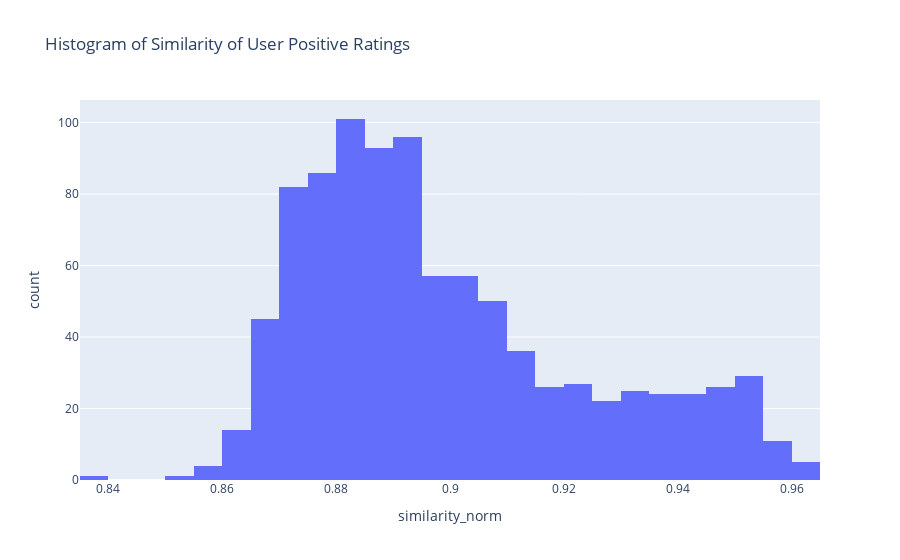

This figure's notebook cell:
### Code cell
users["similarity_norm"] = users["similarity"].apply(lambda x: (x + 1) / 2)
px.histogram(users, x="similarity_norm", title="Histogram of Similarity of User Positive Ratings")

### Figure 1 — Plotly figure (JSON) as saved in the notebook; plotly's stock layout.template omitted (floating-point values rounded to 4 significant figures; data arrays with more than 128 entries replaced by an {"elided": "..."} marker saying what was removed)
{"data": [{"alignmentgroup": "True", "bingroup": "x", "hovertemplate": "similarity_norm=%{x}<br>count=%{y}<extra></extra>", "legendgroup": "", "marker": {"color": "#636efa"}, "name": "", "offsetgroup": "", "orientation": "v", "showlegend": false, "type": "histogram", "x": {"elided": "942 float values"}, "xaxis": "x", "yaxis": "y"}], "layout": {"barmode": "relative", "legend": {"tracegroupgap": 0}, "title": {"text": "Histogram of Similarity of User Positive Ratings"}, "xaxis": {"anchor": "y", "domain": [0, 1], "title": {"text": "similarity_norm"}}, "yaxis": {"anchor": "x", "domain": [0, 1], "title": {"text": "count"}}}}
